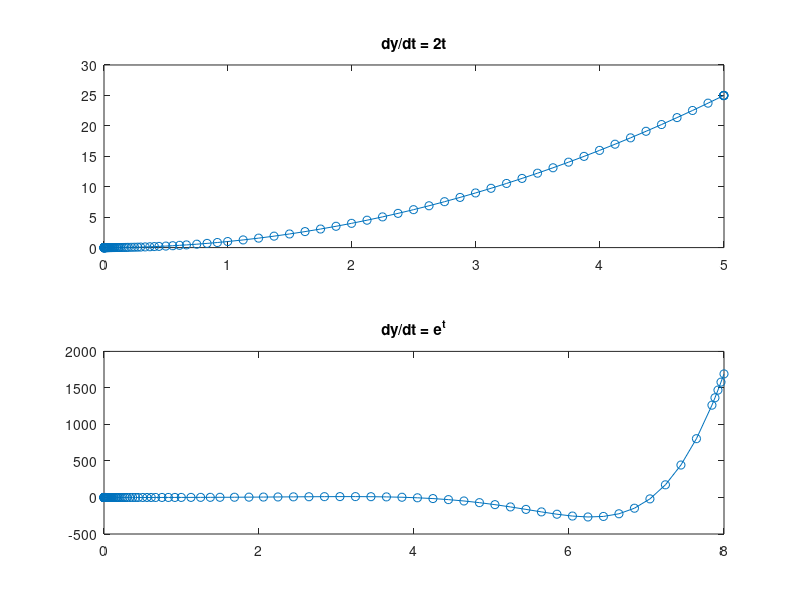

MATLAB code to generate this figure:
%% ODE with single solution component

% Solve dy/dt = 2t for time interval 0-5 and initial condition y0 = 0

tspan = [0 5];
y0=0;
[t,y] = ode45(@(t,y) 2*t, tspan, y0);

subplot(211)
plot(t,y, '-o')
title('dy/dt = 2t')

% Solve dy/dt = e^t*sin(t) for time interval 0-5 and initial condition y0 = 0
tspan = [0 8];
y0=0;
[t,y] = ode45(@(t,y) exp(t)*sin(t), tspan, y0);

subplot(212)
plot(t,y, '-o')
title('dy/dt = e^t')